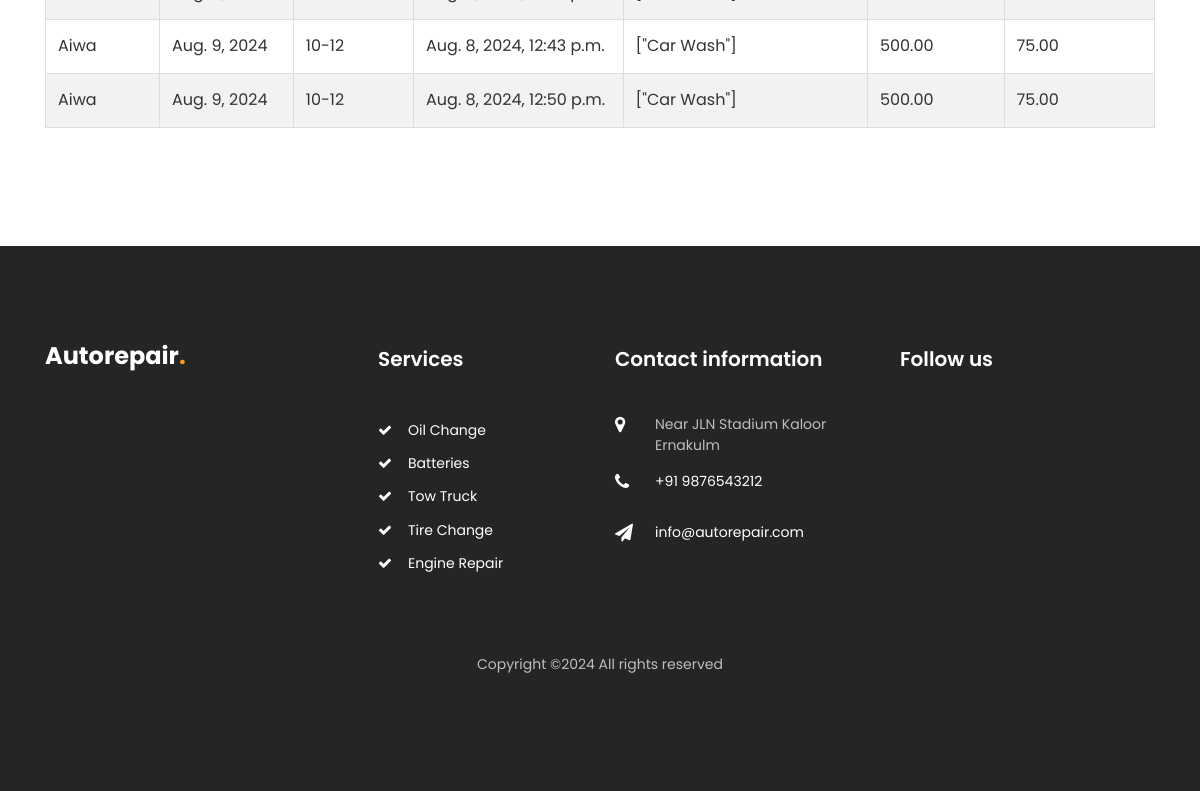
Page /booking-history/ (signed in, lower part) on the earlier database version.
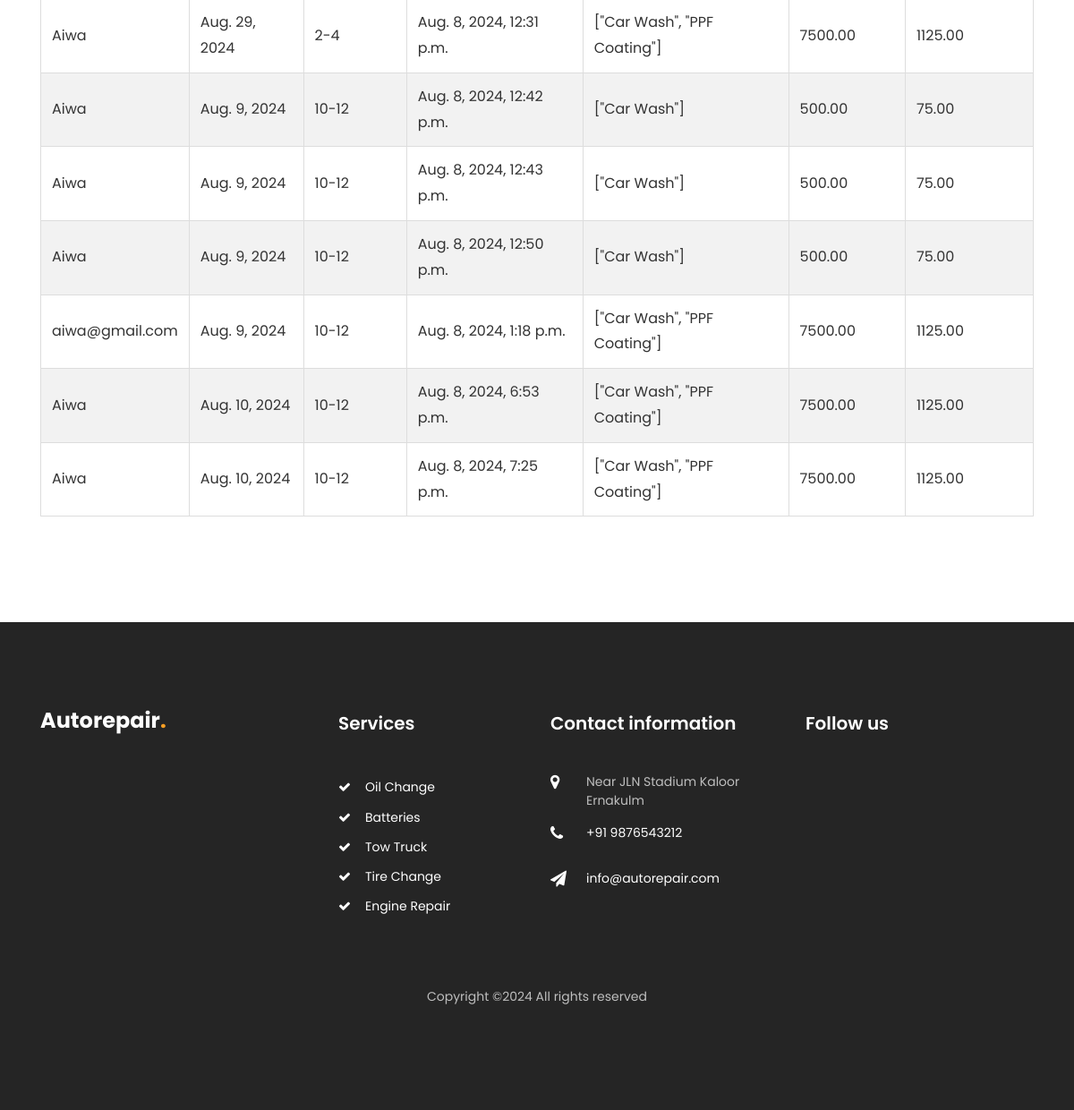
Same page on the later database version.
### car/models.py (models this page shows, shortened)
class BookingHistory(models.Model):
    garage_name = models.CharField(max_length=255)
    user_name = models.CharField(max_length=255)
    date_booked = models.DateField()
    slot_booked = models.CharField(max_length=30)
    date_of_booking = models.DateTimeField(default=timezone.now)
    service_selected = models.CharField(max_length=255)
    total_amount = models.DecimalField(max_digits=10, decimal_places=2)
    card_number = models.CharField(max_length=16)
    cvv = models.CharField(max_length=3)
    admin_amount = models.DecimalField(max_digits=10, decimal_places=2, blank=True, null=True)

### car/views.py (the view)
# urls.py: path('booking-history/', views.booking_history, name='booking_history'),
@login_required
def booking_history(request):
    user = request.user
    if user.role == 'garage':
        try:
            garage = Garage.objects.get(user=user)
            garage_name = garage.user.username  # Assuming `location` represents the garage name
            booking_history = BookingHistory.objects.filter(garage_name=garage_name)
            context = {
                'booking_history': booking_history,
                'viewing_as': 'garage'
            }
        except Garage.DoesNotExist:
            return HttpResponseForbidden("No associated garage found.")
    elif user.role == 'user':
        booking_history = BookingHistory.objects.filter(user_name=user.username)
        context = {
            'booking_history': booking_history,
            'viewing_as': 'user'
        }
    else:
        return HttpResponseForbidden("Access denied.")
    return render(request, 'booking_history.html', context)

### templates/booking_history.html (shortened to what the changed rows need)
{% load static %}
<!DOCTYPE html>
<html lang="en">
  <head>
    <link rel="stylesheet" href="https://stackpath.bootstrapcdn.com/font-awesome/4.7.0/css/font-awesome.min.css">
    <link rel="stylesheet" href="{% static 'css/animate.css' %}">
    <link rel="stylesheet" href="{% static 'css/owl.carousel.min.css' %}">
    <link rel="stylesheet" href="{% static 'css/owl.theme.default.min.css' %}">
    <link rel="stylesheet" href="{% static 'css/magnific-popup.css' %}">
    <link rel="stylesheet" href="{% static 'css/bootstrap-datepicker.css' %}">
    <link rel="stylesheet" href="{% static 'css/jquery.timepicker.css' %}">
    <link rel="stylesheet" href="{% static 'css/flaticon.css' %}">
    <link rel="stylesheet" href="{% static 'css/style.css' %}">
  </head>
  <body>
    <section class="ftco-section">
        <div class="container">
            <table border="1">
                <tbody>
                    {% for booking in booking_history %}
                    <tr>
                        {% if viewing_as == 'garage' %}
                            <td>{{ booking.user_name }}</td>
                        {% else %}
                            <td>{{ booking.garage_name }}</td>
                        {% endif %}
                        <td>{{ booking.date_booked }}</td>
                        <td>{{ booking.slot_booked }}</td>
                        <td>{{ booking.date_of_booking }}</td>
                        <td>{{ booking.service_selected }}</td>
                        <td>{{ booking.total_amount }}</td>
                        {% if viewing_as == 'garage' %}
                            <td>{{ booking.admin_amount }}</td>
                        {% endif %}
                    </tr>
                    {% empty %}
                    <tr>
                        <td colspan="7">No bookings found.</td>
                    </tr>
                    {% endfor %}
                </tbody>
            </table>
        </div>
    </section>
    <footer class="footer ftco-section">
        <div class="container">
            <div class="row mb-5">
                <div class="col-md-6 col-lg">
                    <div class="ftco-footer-widget mb-4">
                        <h2 class="logo"><a href="/">Autorepair<span>.</span></a></h2>
                    </div>
                </div>
                <div class="col-md-6 col-lg">
                    <div class="ftco-footer-widget mb-4 ml-md-5">
                        <h2 class="ftco-heading-2">Services</h2>
                    </div>
                </div>
                <div class="col-md-6 col-lg">
                    <div class="ftco-footer-widget mb-4">
                        <h2 class="ftco-heading-2">Contact information</h2>
                    </div>
                </div>
                <div class="col-md-6 col-lg">
                    <div class="ftco-footer-widget mb-4">
                        <h2 class="ftco-heading-2">Follow us</h2>
                    </div>
                </div>
            </div>
        </div>
    </footer>
  </body>
</html>

Differences in the rows shown:
now on this page (row unchanged): BookingHistory: user_name "Aiwa", date_booked "Aug. 29, 2024", slot_booked "2-4", date_of_booking "Aug. 8, 2024, 12:31 p.m.", service_selected "[\"Car Wash\", \"PPF Coating\"]", total_amount "7500.00", admin_amount "1125.00"
now on this page (row unchanged): BookingHistory: user_name "Aiwa", date_booked "Aug. 9, 2024", slot_booked "10-12", date_of_booking "Aug. 8, 2024, 12:42 p.m.", service_selected "[\"Car Wash\"]", total_amount "500.00", admin_amount "75.00"
added BookingHistory: user_name "aiwa@gmail.com", date_booked "Aug. 9, 2024", slot_booked "10-12", date_of_booking "Aug. 8, 2024, 1:18 p.m.", service_selected "[\"Car Wash\", \"PPF Coating\"]", total_amount "7500.00", admin_amount "1125.00"
added BookingHistory: user_name "Aiwa", date_booked "Aug. 10, 2024", slot_booked "10-12", date_of_booking "Aug. 8, 2024, 6:53 p.m.", service_selected "[\"Car Wash\", \"PPF Coating\"]", total_amount "7500.00", admin_amount "1125.00"
added BookingHistory: user_name "Aiwa", date_booked "Aug. 10, 2024", slot_booked "10-12", date_of_booking "Aug. 8, 2024, 7:25 p.m.", service_selected "[\"Car Wash\", \"PPF Coating\"]", total_amount "7500.00", admin_amount "1125.00"
